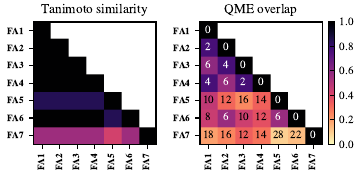

Source code (Python):
import sys
sys.path.append("../") #TODO: Use dotenv to manage paths

import pandas as pd
import matplotlib.pyplot as plt
import numpy as np
import os

from quantum_molecular_encodings.paths import MPL_FILE, FATTY_ACID_OVERLAPS_DIR

feature_map_config = {
    "n_layers": 1,
    "initial_layer": "ry",
    "entangling_layer": "rxx",
    "n_atom_to_qubit": 1,
    "interleaved": None,
}
c_num = 34

OVERLAPS_DIR = FATTY_ACID_OVERLAPS_DIR / f"carbon_{c_num}"

# Define the path to the directory containing the Excel files
directory = f"../data/fattyacids/carbon_{c_num}"

# Load the Tanimoto similarity matrix
tanimoto_df = pd.read_excel(os.path.join(OVERLAPS_DIR, "tanimoto.xlsx"), index_col=0)

# Load the quantum overlap matrix
quantum_overlap_df = pd.read_excel(os.path.join(OVERLAPS_DIR, f"statevector_{feature_map_config['initial_layer']}_{feature_map_config['entangling_layer']}_Lx{feature_map_config['n_layers']}.xlsx"), index_col=0)

# Load the circuit size matrix
circuit_size_df = pd.read_excel(os.path.join(OVERLAPS_DIR, f"circuit_size_{feature_map_config['initial_layer']}_{feature_map_config['entangling_layer']}_Lx{feature_map_config['n_layers']}.xlsx"), index_col=0)

# Configure the plot style
plt.style.use(MPL_FILE)

# Function to plot heatmap with inset colorbar and save to file

fig, axes = plt.subplots(
    1, 2,
    figsize=(3.2 * 1.6 * 0.7, 2.5 * 0.7),
    layout='constrained'
)


# Plot and save Tanimoto similarity matrix
df, title, cmap, ax = tanimoto_df, "Tanimoto similarity", "magma_r", axes[0]

matrix_size = len(df.index)
expectation_matrix = np.full((matrix_size, matrix_size), np.nan)  # Initialize with NaN values
indices_lower_triangular = np.tril_indices(matrix_size)

for i, j in zip(*indices_lower_triangular):
    expectation_matrix[i, j] = df.iloc[i, j]

im = ax.imshow(expectation_matrix, cmap=cmap, vmin=0, vmax=1)

ax.set_xticks(range(len(df.index)))
ax.set_xticklabels([f"FA{i:d}" for i in range(1, len(df.columns) + 1)], fontsize='small', rotation=90, weight='bold')
ax.set_yticks(range(len(df.index)))
ax.set_yticklabels([f"FA{i:d}" for i in range(1, len(df.columns) + 1)], fontsize='small', weight='bold')
ax.tick_params(axis='both', direction='out')
ax.set_title(title)

# Plot and save Quantum Overlap matrix
df, title, cmap, ax = quantum_overlap_df, "QME overlap", "magma_r", axes[1]

matrix_size = len(df.index)
expectation_matrix = np.full((matrix_size, matrix_size), np.nan)  # Initialize with NaN values
indices_lower_triangular = np.tril_indices(matrix_size)

for i, j in zip(*indices_lower_triangular):
    expectation_matrix[i, j] = df.iloc[i, j]

    ax.text(j, i, f"{circuit_size_df.iloc[i, j]:d}", ha='center', va='center',
            color='w' if df.iloc[i, j] > 0.5 else 'k', fontsize='medium')

im = ax.imshow(expectation_matrix, cmap=cmap, vmin=0, vmax=1)

ax.set_xticks(range(len(df.index)))
ax.set_xticklabels([f"FA{i:d}" for i in range(1, len(df.columns) + 1)], fontsize='small', rotation=90, weight='bold')
ax.set_yticks(range(len(df.index)))
ax.set_yticklabels([f"FA{i:d}" for i in range(1, len(df.columns) + 1)], fontsize='small', weight='bold')
ax.tick_params(axis='both', direction='out')
ax.set_title(title)

plt.colorbar(im, ax=axes[1], location='right', orientation='vertical')

plt.savefig("fig3.pdf")
plt.close()